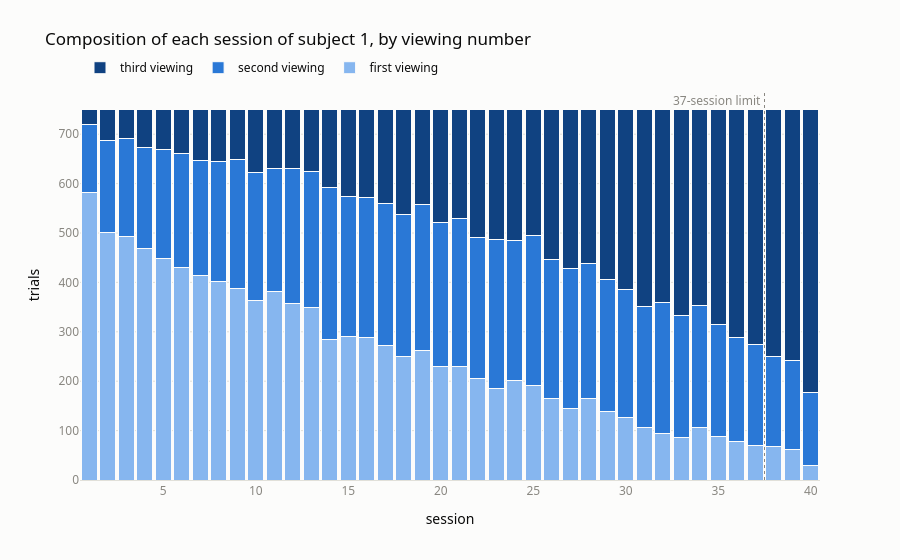

The code cell stored with this chart in its notebook:
### Markdown cell above
### What kind of trials each session contains

All sessions have 750 trials, but their composition changes: at the beginning almost all images are new, towards the end almost all are repetitions.

### Code cell
# [1.3.3] Chart: composition of each session
composition = trials.groupby(["session", "rep"]).size().unstack("rep", fill_value=0)

labels = {1: "first viewing", 2: "second viewing", 3: "third viewing"}

fig = go.Figure()
for rep, color in zip([1, 2, 3], BLUE_RAMP):
    fig.add_bar(
        x=composition.index,
        y=composition[rep],
        name=labels[rep],
        marker=dict(color=color, line=dict(color=SURFACE, width=1)),
        hovertemplate="session %{x}<br>" + labels[rep] + ": %{y} trials<extra></extra>",
    )

fig.add_vline(x=N_SESSIONS_USED + 0.5, line=dict(color=MUTED, dash="dot", width=1))
fig.add_annotation(
    x=N_SESSIONS_USED + 0.5, y=1.0, yref="paper", xanchor="right", showarrow=False,
    text="37-session limit ", font=dict(color=MUTED, size=12),
)

fig.update_layout(barmode="stack", bargap=0.15)
style(fig,
      title="Composition of each session of subject 1, by viewing number",
      xaxis_title="session",
      yaxis_title="trials")
fig.show()

### Figure 1 — Plotly figure (JSON) as saved in the notebook; plotly's stock layout.template omitted (floating-point values rounded to 4 significant figures)
{"data": [{"hovertemplate": "session %{x}<br>first viewing: %{y} trials<extra></extra>", "marker": {"color": "#86b6ef", "line": {"color": "#fcfcfb", "width": 1}}, "name": "first viewing", "type": "bar", "x": [1, 2, 3, 4, 5, 6, 7, 8, 9, 10, 11, 12, 13, 14, 15, 16, 17, 18, 19, 20, 21, 22, 23, 24, 25, 26, 27, 28, 29, 30, 31, 32, 33, 34, 35, 36, 37, 38, 39, 40], "y": [583, 501, 492, 468, 448, 431, 414, 402, 387, 363, 382, 358, 349, 285, 291, 288, 272, 250, 262, 230, 230, 205, 186, 201, 192, 164, 145, 165, 138, 127, 107, 95, 87, 107, 89, 77, 70, 68, 61, 30]}, {"hovertemplate": "session %{x}<br>second viewing: %{y} trials<extra></extra>", "marker": {"color": "#2a78d6", "line": {"color": "#fcfcfb", "width": 1}}, "name": "second viewing", "type": "bar", "x": [1, 2, 3, 4, 5, 6, 7, 8, 9, 10, 11, 12, 13, 14, 15, 16, 17, 18, 19, 20, 21, 22, 23, 24, 25, 26, 27, 28, 29, 30, 31, 32, 33, 34, 35, 36, 37, 38, 39, 40], "y": [136, 187, 199, 205, 222, 230, 233, 243, 261, 260, 249, 272, 276, 308, 282, 283, 288, 287, 296, 291, 300, 286, 301, 283, 302, 283, 284, 273, 267, 259, 245, 264, 245, 246, 226, 212, 205, 183, 180, 148]}, {"hovertemplate": "session %{x}<br>third viewing: %{y} trials<extra></extra>", "marker": {"color": "#104281", "line": {"color": "#fcfcfb", "width": 1}}, "name": "third viewing", "type": "bar", "x": [1, 2, 3, 4, 5, 6, 7, 8, 9, 10, 11, 12, 13, 14, 15, 16, 17, 18, 19, 20, 21, 22, 23, 24, 25, 26, 27, 28, 29, 30, 31, 32, 33, 34, 35, 36, 37, 38, 39, 40], "y": [31, 62, 59, 77, 80, 89, 103, 105, 102, 127, 119, 120, 125, 157, 177, 179, 190, 213, 192, 229, 220, 259, 263, 266, 256, 303, 321, 312, 345, 364, 398, 391, 418, 397, 435, 461, 475, 499, 509, 572]}], "layout": {"annotations": [{"font": {"color": "#898781", "size": 12}, "showarrow": false, "text": "37-session limit ", "x": 37.5, "xanchor": "right", "y": 1.0, "yref": "paper"}], "bargap": 0.15, "barmode": "stack", "font": {"color": "#0b0b0b", "family": "system-ui, 'Segoe UI', sans-serif"}, "legend": {"orientation": "h", "x": 0, "y": 1.02, "yanchor": "bottom"}, "margin": {"t": 90}, "paper_bgcolor": "#fcfcfb", "plot_bgcolor": "#fcfcfb", "shapes": [{"line": {"color": "#898781", "dash": "dot", "width": 1}, "type": "line", "x0": 37.5, "x1": 37.5, "xref": "x", "y0": 0, "y1": 1, "yref": "y domain"}], "title": {"text": "Composition of each session of subject 1, by viewing number"}, "xaxis": {"linecolor": "#e1e0d9", "showgrid": false, "tickfont": {"color": "#898781"}, "title": {"text": "session"}}, "yaxis": {"gridcolor": "#e1e0d9", "tickfont": {"color": "#898781"}, "title": {"text": "trials"}, "zeroline": false}}}
